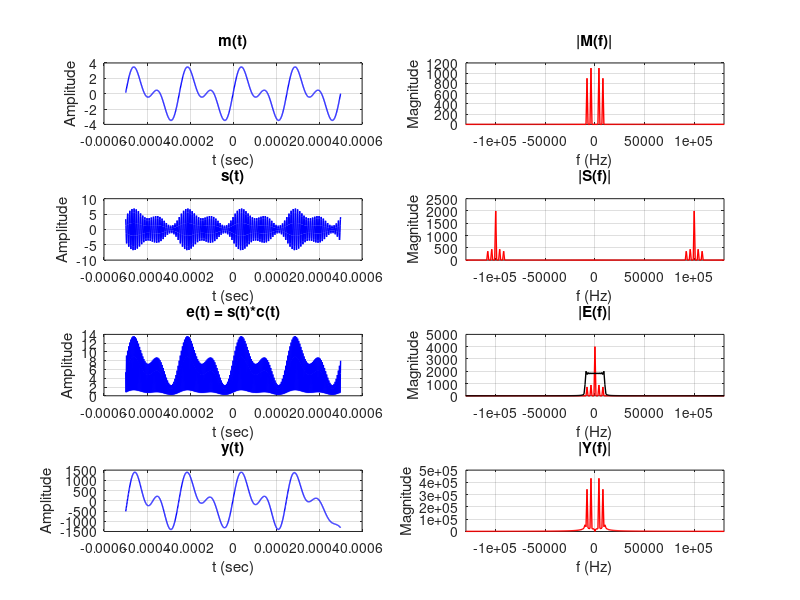

MATLAB code to generate this figure: (Note: this script raises an error after producing the figure.)
clc; clear; close all;

fs = 1e6;
t = -0.0005+1/fs:1/fs:0.0005;

mt = 2.2*sin(2*pi*4e3*t) + 1.8*sin(2*pi*8e3*t);

Ac = 2;
fc = 1e5;
ct = Ac*cos(2*pi*fc*t);

Ka = 0.2;

st = Ac*(1 + Ka*mt).*ct;

N = length(t);
f = (-N/2:N/2-1)*fs/N;

et = st .* ct;

lpf = sinc(2.5*8e3*t)/N*(2.5*8e3)/2;
dt = conv(et, lpf, 'same');

yt = dt - mean(dt);

figure

subplot(4,2,1)
plot(t, mt, 'b', 'LineWidth', 1)
grid on
title('m(t)')
xlabel('t (sec)')
ylabel('Amplitude')

subplot(4,2,2)
plot(f, abs(fftshift(fft(mt))), 'r', 'LineWidth', 1)
grid on
title('|M(f)|')
xlabel('f (Hz)')
ylabel('Magnitude')
xlim([-fc-3e4 fc+3e4])

subplot(4,2,3)
plot(t, st, 'b', 'LineWidth', 1)
grid on
title('s(t)')
xlabel('t (sec)')
ylabel('Amplitude')

subplot(4,2,4)
plot(f, abs(fftshift(fft(st))), 'r', 'LineWidth', 1)
grid on
title('|S(f)|')
xlabel('f (Hz)')
ylabel('Magnitude')
xlim([-fc-3e4 fc+3e4])

subplot(4,2,5)
plot(t, et, 'b', 'LineWidth', 1)
grid on
title('e(t) = s(t)*c(t)')
xlabel('t (sec)')
ylabel('Amplitude')

subplot(4,2,6)
plot(f, abs(fftshift(fft(et))), 'r', 'LineWidth', 1)
hold on
plot(f, abs(fftshift(fft(lpf))) / max(abs(fftshift(fft(lpf)))) * max(abs(fftshift(fft(et)))) /2, ...
    'k', 'LineWidth', 1)
hold off
grid on
title('|E(f)|')
xlabel('f (Hz)')
ylabel('Magnitude')
xlim([-fc-3e4 fc+3e4])

subplot(4,2,7)
plot(t, yt, 'b', 'LineWidth', 1)
grid on
title('y(t)')
xlabel('t (sec)')
ylabel('Amplitude')

subplot(4,2,8)
plot(f, abs(fftshift(fft(yt))), 'r', 'LineWidth', 1)
grid on
title('|Y(f)|')
xlabel('f (Hz)')
ylabel('Magnitude')
xlim([-fc-3e4 fc+3e4])

sgtitle('Lab 4 Q2: AM Modulation and Synchronous Demodulation')
